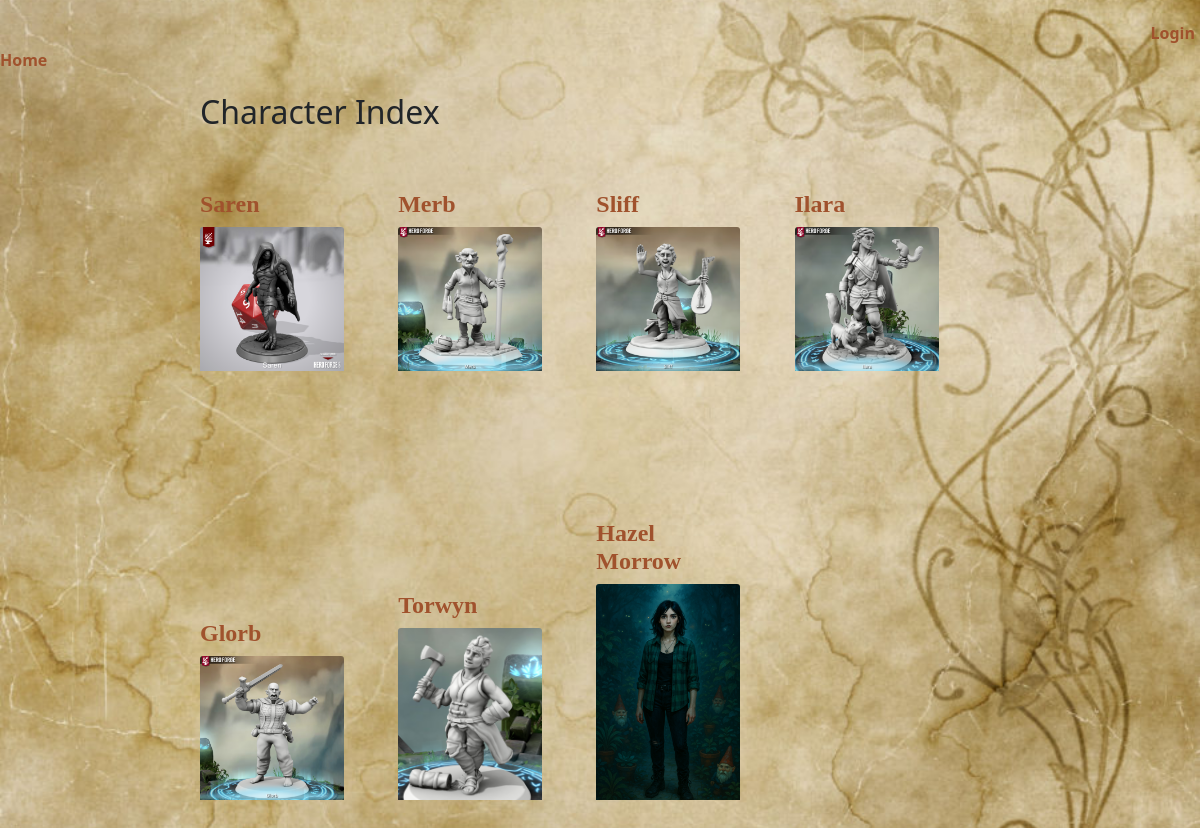
Screenshot of /naga/ with the database file from the repository.
### naga/models.py (models this page shows, shortened)
class Character(models.Model):
    user = models.ForeignKey(User, related_name='characters', on_delete=models.CASCADE)
    name = models.CharField(max_length=255)
    xp = models.IntegerField(blank=True, null=True)
    race = models.CharField(max_length=255)
    alignment = models.CharField(max_length=255)
    background = models.CharField(max_length=255, blank=True, null=True)
    age = models.CharField(max_length=255, blank=True, null=True)
    height = models.CharField(max_length=255, blank=True, null=True)
    weight = models.CharField(max_length=255, blank=True, null=True)
    eyes = models.CharField(max_length=255, blank=True, null=True)
    skin = models.CharField(max_length=255, blank=True, null=True)
    hair = models.CharField(max_length=255, blank=True, null=True)
    strength = models.IntegerField()
    dexterity = models.IntegerField()
    constitution = models.IntegerField()
    intelligence = models.IntegerField()
    wisdom = models.IntegerField()
    charisma = models.IntegerField()
    proficiencyBonus = models.IntegerField()
    inspiration = models.IntegerField(blank=True, null=True)
    ac = models.IntegerField(default=10, blank=True, null=True)
    initiative = models.IntegerField(blank=True, null=True)
    speed = models.IntegerField()
    currentHP = models.IntegerField()
    tempHP = models.CharField(max_length=255, blank=True, null=True)
    hitDiceType = models.CharField(max_length=255)
    hitDice = models.CharField(max_length=255)
    statusNotes = models.TextField(blank=True, null=True)
    personalityNotes = models.TextField(blank=True, null=True)
    proficienciesNotes = models.TextField(blank=True, null=True)
    weaponsNotes = models.TextField(blank=True, null=True)
    equipmentNotes = models.TextField(blank=True, null=True)
    alliesNotes = models.TextField(blank=True, null=True)
    backstoryNotes = models.TextField(blank=True, null=True)
    additionalNotes = models.TextField(blank=True, null=True)
    treasureNotes = models.TextField(blank=True, null=True)
    customNotesSlot1 = models.TextField(blank=True, null=True)
    headshot = models.ImageField(upload_to='naga/uploads/characterHeadshots/', blank=True, null=True, default='naga/blankUser.png')
    cp = models.IntegerField(blank=True, null=True)
    sp = models.IntegerField(blank=True, null=True)
    ep = models.IntegerField(blank=True, null=True)
    gp = models.IntegerField(blank=True, null=True)
    pp = models.IntegerField(blank=True, null=True)
    campaignJournal = models.TextField(blank=True, null=True)
    externalReferences = models.TextField(blank=True, null=True) #Out of character, links to stuff or player notes
    useSpellPage = models.BooleanField(default=True)
    lvl0slotsTotal = models.IntegerField(blank=True, null=True)
    lvl0slotsUsed = models.IntegerField(blank=True, null=True)
    lvl1slotsTotal = models.IntegerField(blank=True, null=True)
    lvl1slotsUsed = models.IntegerField(blank=True, null=True)
    lvl2slotsTotal = models.IntegerField(blank=True, null=True)
    lvl2slotsUsed = models.IntegerField(blank=True, null=True)
    lvl3slotsTotal = models.IntegerField(blank=True, null=True)
    lvl3slotsUsed = models.IntegerField(blank=True, null=True)
    lvl4slotsTotal = models.IntegerField(blank=True, null=True)
    lvl4slotsUsed = models.IntegerField(blank=True, null=True)
    lvl5slotsTotal = models.IntegerField(blank=True, null=True)
    lvl5slotsUsed = models.IntegerField(blank=True, null=True)
    lvl6slotsTotal = models.IntegerField(blank=True, null=True)
    lvl6slotsUsed = models.IntegerField(blank=True, null=True)
    lvl7slotsTotal = models.IntegerField(blank=True, null=True)
    lvl7slotsUsed = models.IntegerField(blank=True, null=True)
    lvl8slotsTotal = models.IntegerField(blank=True, null=True)
    lvl8slotsUsed = models.IntegerField(blank=True, null=True)
    lvl9slotsTotal = models.IntegerField(blank=True, null=True)
    lvl9slotsUsed = models.IntegerField(blank=True, null=True)

### naga/views.py (the view)
# urls.py: path("", views.naga_index, name="naga_index"),
def naga_index(request):
    characters = Character.objects.all()
    context = {
		"breakpoints": settings.IMAGE_BREAKPOINTS,
        "user": request.user,
        "characters": characters,
    }
    return render(request, "naga_index.html", context)

### naga/templates/naga_index.html
{% extends "naga_base.html" %}
{% load thumbnail %}
{% block page_content %}
<a href="/">Home</a>
<div class="offset-md-2" style="max-width:80%">
    <h1>Character Index</h1>
    {% for character in characters %}
    <div style="display:inline-block; max-width:15%; padding:50px 50px 50px 0; margin:auto;">
		<h2 style="text-align:left; font-family:Caslon, Plantin, Garamond, serif;"><a href="{% url 'naga_characterHome' character.name %}">{{ character.name }}</a></h2>
		{% if character.headshot %}
		<div>
			<a href="{% url 'naga_characterHome' character.name %}">
				<img src="{% thumbnail character.headshot '544' as im %}{{ im.url }}{% endthumbnail %}"
				srcset="
					{% for size in breakpoints %}
					{% thumbnail character.headshot size as thumb %}  {{ thumb.url }} {{ thumb.x }}w{% endthumbnail %},
					{% endfor %}
					"
				class="card-img-top"
				alt="" width="5%"/>
			</a>
		</div>
		<br/><br/>
		{% endif %}
	</div>
    {% endfor %}
</div>
{% endblock %}

### static/naga/naga.css (style rules this page uses)
body { background-image: url("/static/naga/img/floral_parchment.jpg"); background-color: #cccccc; }
a { color: Sienna !important; font-weight: bold !important; }
h2 { text-align: center; }

### static/base.css (style rules this page uses)
body { margin: 0; font-family: "Segoe UI",Roboto,"Helvetica Neue",Arial,sans-serif,"Apple Color Emoji","Segoe UI Emoji","Segoe UI Symbol","Noto Color Emoji"; font-size: 1rem; font-weight: 400; line-height: 1.5; color: #212529; text-align: left; background-color: #fff; background-size: cover; background-repeat: no-repeat; background-position: center center; background-attachment: fixed; }
div { display: block; }
h1, h2, h3, h4, h5, h6 { margin-top: 0; margin-bottom: .5rem; }
h1 { display: block; font-size: 2em; margin-block-start: 0.67em; margin-block-end: 0.67em; margin-inline-start: 0px; margin-inline-end: 0px; font-weight: bold; }
.h1, .h2, .h3, .h4, .h5, .h6, h1, h2, h3, h4, h5, h6 { margin-bottom: .5rem; font-family: inherit; font-weight: 500; line-height: 1.2; color: inherit; }
.card-img-top { width: 100%; border-top-left-radius: calc(.25rem - 1px); border-top-right-radius: calc(.25rem - 1px); }
img { vertical-align: middle; border-style: none; }
.offset-md-2 { margin-left:16.666667% }
a { text-decoration: none; background-color: transparent; color: blue; }

### rows the page displays
Character: name "Saren", headshot (picture)
Character: name "Merb", headshot (picture)
Character: name "Sliff", headshot (picture)
Character: name "Ilara", headshot (picture)
Character: name "Glorb", headshot (picture)
Character: name "Torwyn", headshot (picture)
Character: name "Hazel Morrow", headshot (picture)
